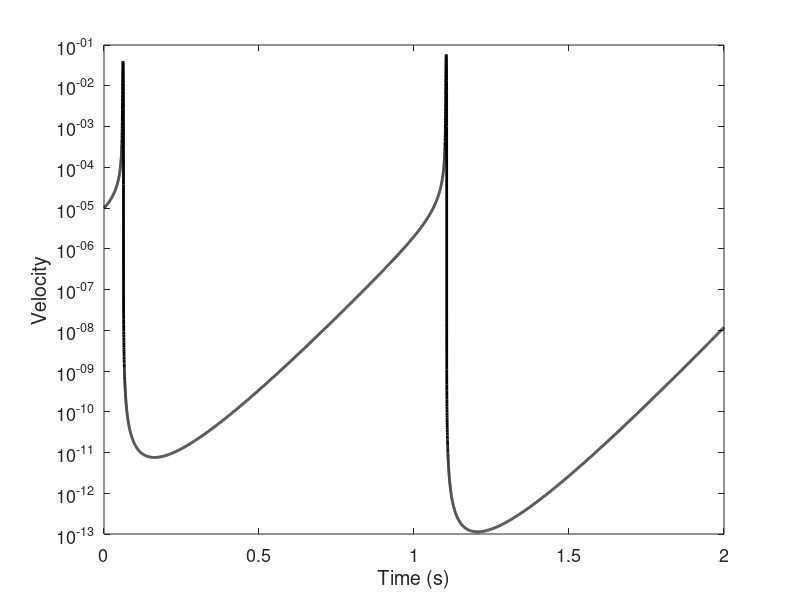

This figure's MATLAB source:
clear all

clf

% Input Parameters
a=0.005;
b=0.01;
Dc=1e-6; % [m]
Vl=1e-4; % Loading Rate [m/s]
Vini=1e-5; % Initial Velocity [m/s]
ThetaI=Dc/Vini; % Initial State - set Start from steady state
NormalStress=1e6; % 2Mpa
V0=1e-9; % Reference velocity [m/s]
Mass=1000; % per unit area [kg/m^2] (for example, 3000=30kg on 0.1 m by 0.1 m]
K=1e9;%0.8*Kc_QS; % Set stiffness 0.8 of critical stiffness
Friction0=0.6; % reference friction

FrictionI=Friction0+a*log(Vini/V0)+b*log(ThetaI*V0/Dc); % Initial friction
Xl_Ini=FrictionI*NormalStress/K; % initial load point


% Time Step Control KJ
Dt=1e-4; % Time step [second]
TotalTime=2; % Total time [second]
TotalStep=round(TotalTime/Dt); % Total steps


% Convergence control KJ Method
V_eps=1e-7 % Convergence criterion in NR
% DV=1e-15   % Denominator of NR - this will be changed with tested Velocity
Theta_eps=1e-6; % Convergence criterion for Theta update (implicit only)
DelTheta=1e-5; % Denominator of NR for Theta update (implicit only)


%%%%%%%%%%%%%%%%%%% KJ's Method %%%%%%%%%%%%%%%%%%%%%
tic
% Simulation begins
XlOld=Xl_Ini;
Omega=sqrt(K/Mass);
Step=0;
for i=1:TotalStep
    
    Xl=XlOld+Dt*Vl; % Load point displacement

    
    if i==1
        Friction=FrictionI;
        DispOld=0;
        Disp=0;
        Theta=ThetaI;
        ThetaOld=Theta;
        VOld=Vini;
    end
    
    % Newton Rhapson Begins
    VDiff=10; % Arbitrary for initiation
    Iteration=0; % Number of iteration
    BREAK=0; % This only used when convergence is hard to made
%     V=1e-11; % Arbitrary initial velocity (good to be small to pick up small V)
    V=VOld/1e10; % Arbitrary initial velocity (good to be small to pick up small V)
    while abs(VDiff-1)>V_eps
        Iteration=Iteration+1;
        VTest=V; % Velocity tested in this NR iteration
        DV=V/1000; % Denominator of NR - changes with tested velocity
        
        % Finding Initial Value
        VOldIter=V;

%         Theta=(ThetaOld-Dc/V)*exp(-V/Dc*Dt)+Dc/V;
        Theta=(ThetaOld+Dt)/(1+V*Dt/Dc); % Deterich Evolution        
        Friction=Friction0+b*log(V0*Theta/Dc)+a*log(V/V0) ; % Equation (15) Rate and State Friction
        F=Xl-Friction*NormalStress/K;
        Disp=(DispOld-F)*cos(Omega*Dt)+(VOld/Omega)*sin(Omega*Dt)+F; % Equation (9)
        V=(Disp-DispOld)/Dt*2-VOld; % Equation (12)
        
        FOriginal=VOldIter-V; % We are testing this Newton Rhapson Function. Lets send this to zero
        
        % Finding deviated value for NR
        V=VOldIter+DV;
        VOldIter=V;
%         Theta=(ThetaOld-Dc/V)*exp(-V/Dc*Dt)+Dc/V;        
        Theta=(ThetaOld+Dt)/(1+V*Dt/Dc); % Deterich Evolution                
        Friction=Friction0+b*log(V0*Theta/Dc)+a*log(V/V0) ; % Equation (15) Rate and State Friction
        F=Xl-Friction*NormalStress/K;
        Disp=(DispOld-F)*cos(Omega*Dt)+(VOld/Omega)*sin(Omega*Dt)+F; % Equation (9)
        V=(Disp-DispOld)/Dt*2-VOld; % Equation (12)
        
        NRF=VOldIter-V; % Recalculate NR testing function with this velocity
        
        DF=(NRF-FOriginal)/DV; % tangent of the NR function
        V=VTest-FOriginal/DF; % Update velocity
        
        if V<0; BREAK=1; % Only used when convergence is failed
            break; end
        
        VDiff=abs(VTest/V); % Calculate the Convergence criterion
        if Iteration>100; V_eps=V_eps*2 % Just in case it is too hard to be converged
        end
    end % End of NR iteration
    
    
    if BREAK==1  % only if we could not get convergence due to very small velocity
        V=0; % set it just zero
        Theta=ThetaOld+Dt;
        Disp=DispOld;
    end
    
    
    if rem(i,1)==0 % save the data in every 1 steps
        T=i*Dt;
        %[T,log10(V)]
        Step=Step+1;
        VHistory(Step)=V; % velocity
        DispHistory(Step)=Disp; % Dispolacement
        ThetaHistory(Step)=Theta; % State variable
        Time(Step)=i*Dt; % Time
    end
    
    DispOld=Disp;
    ThetaOld=Theta;
    VOld=V;
    XlOld=Xl;
end

fprintf("KJ's solver ")
toc

% Plots
figure(1)
hold on
set(gcf, 'color', 'w')
set(gca,'fontsize', 13)
ylabel('Velocity')
xlabel('Time (s)')
plot(Time,VHistory, 'k', 'LineWidth',2)
set(gca, 'YScale', 'log')
box on
drawnow



